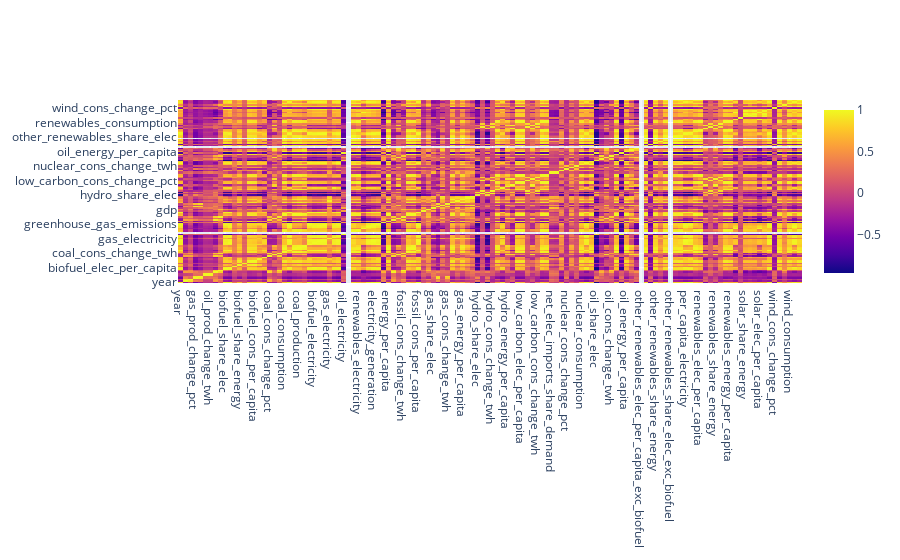

The code cell stored with this chart in its notebook:
### Code cell
df_corr= India.corr()

fig = go.Figure()
fig.add_trace(
    go.Heatmap(
        x = df_corr.columns,
        y = df_corr.index,
        z = np.array(df_corr),
        text=df_corr.values,
        texttemplate='%{text:.2f}'
    )
)
fig.show()

### Figure 1 — Plotly figure (JSON) as saved in the notebook; plotly's stock layout.template omitted (floating-point values rounded to 4 significant figures; data arrays with more than 128 entries replaced by an {"elided": "..."} marker saying what was removed)
{"data": [{"text": {"elided": "126x126 float values"}, "texttemplate": "%{text:.2f}", "type": "heatmap", "x": ["year", "coal_prod_change_pct", "coal_prod_change_twh", "gas_prod_change_pct", "gas_prod_change_twh", "oil_prod_change_pct", "oil_prod_change_twh", "energy_cons_change_pct", "energy_cons_change_twh", "biofuel_share_elec", "biofuel_elec_per_capita", "biofuel_cons_change_pct", "biofuel_share_energy", "biofuel_cons_change_twh", "biofuel_consumption", "biofuel_cons_per_capita", "carbon_intensity_elec", "coal_share_elec", "coal_cons_change_pct", "coal_share_energy", "coal_cons_change_twh", "coal_consumption", "coal_elec_per_capita", "coal_cons_per_capita", "coal_production", "coal_prod_per_capita", "electricity_demand", "biofuel_electricity", "coal_electricity", "fossil_electricity", "gas_electricity", "hydro_electricity", "nuclear_electricity", "oil_electricity", "other_renewable_exc_biofuel_electricity", "other_renewable_electricity", "renewables_electricity", "solar_electricity", "wind_electricity", "electricity_generation", "greenhouse_gas_emissions", "energy_per_gdp", "energy_per_capita", "fossil_cons_change_pct", "fossil_share_energy", "fossil_cons_change_twh", "fossil_fuel_consumption", "fossil_energy_per_capita", "fossil_cons_per_capita", "fossil_share_elec", "gdp", "gas_share_elec", "gas_cons_change_pct", "gas_share_energy", "gas_cons_change_twh", "gas_consumption", "gas_elec_per_capita", "gas_energy_per_capita", "gas_production", "gas_prod_per_capita", "hydro_share_elec", "hydro_cons_change_pct", "hydro_share_energy", "hydro_cons_change_twh", "hydro_consumption", "hydro_elec_per_capita", "hydro_energy_per_capita", "low_carbon_share_elec", "low_carbon_electricity", "low_carbon_elec_per_capita", "low_carbon_cons_change_pct", "low_carbon_share_energy", "low_carbon_cons_change_twh", "low_carbon_consumption", "low_carbon_energy_per_capita", "net_elec_imports_share_demand", "net_elec_imports", "nuclear_share_elec", "nuclear_cons_change_pct", "nuclear_share_energy", "nuclear_cons_change_twh", "nuclear_consumption", "nuclear_elec_per_capita", "nuclear_energy_per_capita", "oil_share_elec", "oil_cons_change_pct", "oil_share_energy", "oil_cons_change_twh", "oil_consumption", "oil_elec_per_capita", "oil_energy_per_capita", "oil_production", "oil_prod_per_capita", "other_renewables_elec_per_capita_exc_biofuel", "other_renewables_elec_per_capita", "other_renewables_cons_change_pct", "other_renewables_share_energy", "other_renewables_cons_change_twh", "other_renewable_consumption", "other_renewables_share_elec_exc_biofuel", "other_renewables_share_elec", "other_renewables_energy_per_capita", "per_capita_electricity", "population", "primary_energy_consumption", "renewables_elec_per_capita", "renewables_share_elec", "renewables_cons_change_pct", "renewables_share_energy", "renewables_cons_change_twh", "renewables_consumption", "renewables_energy_per_capita", "solar_share_elec", "solar_cons_change_pct", "solar_share_energy", "solar_cons_change_twh", "solar_consumption", "solar_elec_per_capita", "solar_energy_per_capita", "wind_share_elec", "wind_cons_change_pct", "wind_share_energy", "wind_cons_change_twh", "wind_consumption", "wind_elec_per_capita", "wind_energy_per_capita"], "y": ["year", "coal_prod_change_pct", "coal_prod_change_twh", "gas_prod_change_pct", "gas_prod_change_twh", "oil_prod_change_pct", "oil_prod_change_twh", "energy_cons_change_pct", "energy_cons_change_twh", "biofuel_share_elec", "biofuel_elec_per_capita", "biofuel_cons_change_pct", "biofuel_share_energy", "biofuel_cons_change_twh", "biofuel_consumption", "biofuel_cons_per_capita", "carbon_intensity_elec", "coal_share_elec", "coal_cons_change_pct", "coal_share_energy", "coal_cons_change_twh", "coal_consumption", "coal_elec_per_capita", "coal_cons_per_capita", "coal_production", "coal_prod_per_capita", "electricity_demand", "biofuel_electricity", "coal_electricity", "fossil_electricity", "gas_electricity", "hydro_electricity", "nuclear_electricity", "oil_electricity", "other_renewable_exc_biofuel_electricity", "other_renewable_electricity", "renewables_electricity", "solar_electricity", "wind_electricity", "electricity_generation", "greenhouse_gas_emissions", "energy_per_gdp", "energy_per_capita", "fossil_cons_change_pct", "fossil_share_energy", "fossil_cons_change_twh", "fossil_fuel_consumption", "fossil_energy_per_capita", "fossil_cons_per_capita", "fossil_share_elec", "gdp", "gas_share_elec", "gas_cons_change_pct", "gas_share_energy", "gas_cons_change_twh", "gas_consumption", "gas_elec_per_capita", "gas_energy_per_capita", "gas_production", "gas_prod_per_capita", "hydro_share_elec", "hydro_cons_change_pct", "hydro_share_energy", "hydro_cons_change_twh", "hydro_consumption", "hydro_elec_per_capita", "hydro_energy_per_capita", "low_carbon_share_elec", "low_carbon_electricity", "low_carbon_elec_per_capita", "low_carbon_cons_change_pct", "low_carbon_share_energy", "low_carbon_cons_change_twh", "low_carbon_consumption", "low_carbon_energy_per_capita", "net_elec_imports_share_demand", "net_elec_imports", "nuclear_share_elec", "nuclear_cons_change_pct", "nuclear_share_energy", "nuclear_cons_change_twh", "nuclear_consumption", "nuclear_elec_per_capita", "nuclear_energy_per_capita", "oil_share_elec", "oil_cons_change_pct", "oil_share_energy", "oil_cons_change_twh", "oil_consumption", "oil_elec_per_capita", "oil_energy_per_capita", "oil_production", "oil_prod_per_capita", "other_renewables_elec_per_capita_exc_biofuel", "other_renewables_elec_per_capita", "other_renewables_cons_change_pct", "other_renewables_share_energy", "other_renewables_cons_change_twh", "other_renewable_consumption", "other_renewables_share_elec_exc_biofuel", "other_renewables_share_elec", "other_renewables_energy_per_capita", "per_capita_electricity", "population", "primary_energy_consumption", "renewables_elec_per_capita", "renewables_share_elec", "renewables_cons_change_pct", "renewables_share_energy", "renewables_cons_change_twh", "renewables_consumption", "renewables_energy_per_capita", "solar_share_elec", "solar_cons_change_pct", "solar_share_energy", "solar_cons_change_twh", "solar_consumption", "solar_elec_per_capita", "solar_energy_per_capita", "wind_share_elec", "wind_cons_change_pct", "wind_share_energy", "wind_cons_change_twh", "wind_consumption", "wind_elec_per_capita", "wind_energy_per_capita"], "z": {"elided": "126x126 float values"}}], "layout": {}}
